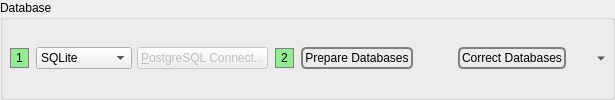
                 <widget class="QGroupBox" name="groupBox_15">
                  <property name="sizePolicy">
                   <sizepolicy hsizetype="Preferred" vsizetype="Maximum">
                    <horstretch>0</horstretch>
                    <verstretch>0</verstretch>
                   </sizepolicy>
                  </property>
                  <property name="title">
                   <string>Database</string>
                  </property>
                  <layout class="QHBoxLayout" name="horizontalLayout_87">
                   <property name="spacing">
                    <number>5</number>
                   </property>
                   <property name="leftMargin">
                    <number>5</number>
                   </property>
                   <property name="topMargin">
                    <number>5</number>
                   </property>
                   <property name="rightMargin">
                    <number>5</number>
                   </property>
                   <property name="bottomMargin">
                    <number>5</number>
                   </property>
                   <item>
                    <widget class="QLabel" name="label_105">
                     <property name="sizePolicy">
                      <sizepolicy hsizetype="Fixed" vsizetype="Fixed">
                       <horstretch>0</horstretch>
                       <verstretch>0</verstretch>
                      </sizepolicy>
                     </property>
                     <property name="styleSheet">
                      <string notr="true">QLabel {
 border: 1px solid gray;
 background-color: lightgreen;
 margin: 2px;
 padding: 2px;
 }</string>
                     </property>
                     <property name="text">
                      <string>1</string>
                     </property>
                    </widget>
                   </item>
                   <item>
                    <widget class="QComboBox" name="urls_db_type">
                     <property name="currentIndex">
                      <number>1</number>
                     </property>
                     <property name="sizeAdjustPolicy">
                      <enum>QComboBox::AdjustToContents</enum>
                     </property>
                     <item>
                      <property name="text">
                       <string>PostgreSQL</string>
                      </property>
                     </item>
                     <item>
                      <property name="text">
                       <string>SQLite</string>
                      </property>
                     </item>
                    </widget>
                   </item>
                   <item>
                    <widget class="QPushButton" name="postgresqlConnect">
                     <property name="enabled">
                      <bool>false</bool>
                     </property>
                     <property name="text">
                      <string>&amp;PostgreSQL Connect...</string>
                     </property>
                    </widget>
                   </item>
                   <item>
                    <widget class="QLabel" name="label_120">
                     <property name="sizePolicy">
                      <sizepolicy hsizetype="Fixed" vsizetype="Fixed">
                       <horstretch>0</horstretch>
                       <verstretch>0</verstretch>
                      </sizepolicy>
                     </property>
                     <property name="styleSheet">
                      <string notr="true">QLabel {
 border: 1px solid gray;
 background-color: lightgreen;
 margin: 2px;
 padding: 2px;
 }</string>
                     </property>
                     <property name="text">
                      <string>2</string>
                     </property>
                    </widget>
                   </item>
                   <item>
                    <widget class="QPushButton" name="prepareUrlDatabases">
                     <property name="styleSheet">
                      <string notr="true">QPushButton {
 border: 2px solid gray;
 background-color: qlineargradient(x1: 0, y1: 0, x2: 0, y2: 1,
                                   stop: 0 #E0E0E0, stop: 1 #FFFFFF);
 border-radius: 5px;

 padding: 2px;
 }


QPushButton:hover { 
background-color: qlineargradient(x1: 0, y1: 0, x2: 0, y2: 1,
                                   stop: 0 rgb(254,229,172), stop: 1 #FFFFFF);
background-position: top center; } 

QPushButton:pressed {
     background-color: darkgrey;
     border-style: inset;
 }</string>
                     </property>
                     <property name="text">
                      <string>Prepare Databases</string>
                     </property>
                    </widget>
                   </item>
                   <item>
                    <spacer name="horizontalSpacer_71">
                     <property name="orientation">
                      <enum>Qt::Horizontal</enum>
                     </property>
                     <property name="sizeHint" stdset="0">
                      <size>
                       <width>40</width>
                       <height>20</height>
                      </size>
                     </property>
                    </spacer>
                   </item>
                   <item>
                    <widget class="QPushButton" name="correctUrlDatabases">
                     <property name="toolTip">
                      <string>Remove orphaned database entries.</string>
                     </property>
                     <property name="styleSheet">
                      <string notr="true">QPushButton {
 border: 2px solid gray;
 background-color: qlineargradient(x1: 0, y1: 0, x2: 0, y2: 1,
                                   stop: 0 #E0E0E0, stop: 1 #FFFFFF);
 border-radius: 5px;

 padding: 2px;
 }


QPushButton:hover { 
background-color: qlineargradient(x1: 0, y1: 0, x2: 0, y2: 1,
                                   stop: 0 rgb(254,229,172), stop: 1 #FFFFFF);
background-position: top center; } 

QPushButton:pressed {
     background-color: darkgrey;
     border-style: inset;
 }</string>
                     </property>
                     <property name="text">
                      <string>Correct Databases</string>
                     </property>
                    </widget>
                   </item>
                   <item>
                    <widget class="QToolButton" name="deleteAllUrls">
                     <property name="styleSheet">
                      <string notr="true">QPushButton {
 border: 2px solid gray;
 background-color: qlineargradient(x1: 0, y1: 0, x2: 0, y2: 1,
                                   stop: 0 #E0E0E0, stop: 1 #FFFFFF);
 border-radius: 5px;

 padding: 2px;
 }


QPushButton:hover { 
background-color: qlineargradient(x1: 0, y1: 0, x2: 0, y2: 1,
                                   stop: 0 rgb(254,229,172), stop: 1 #FFFFFF);
background-position: top center; } 

QPushButton:pressed {
     background-color: darkgrey;
     border-style: inset;
 }</string>
                     </property>
                     <property name="icon">
                      <iconset resource="../Icons/icons.qrc">
                       <normaloff>:/generic/menu.png</normaloff>:/generic/menu.png</iconset>
                     </property>
                     <property name="popupMode">
                      <enum>QToolButton::MenuButtonPopup</enum>
                     </property>
                     <property name="autoRaise">
                      <bool>true</bool>
                     </property>
                    </widget>
                   </item>
                  </layout>
                 </widget>
